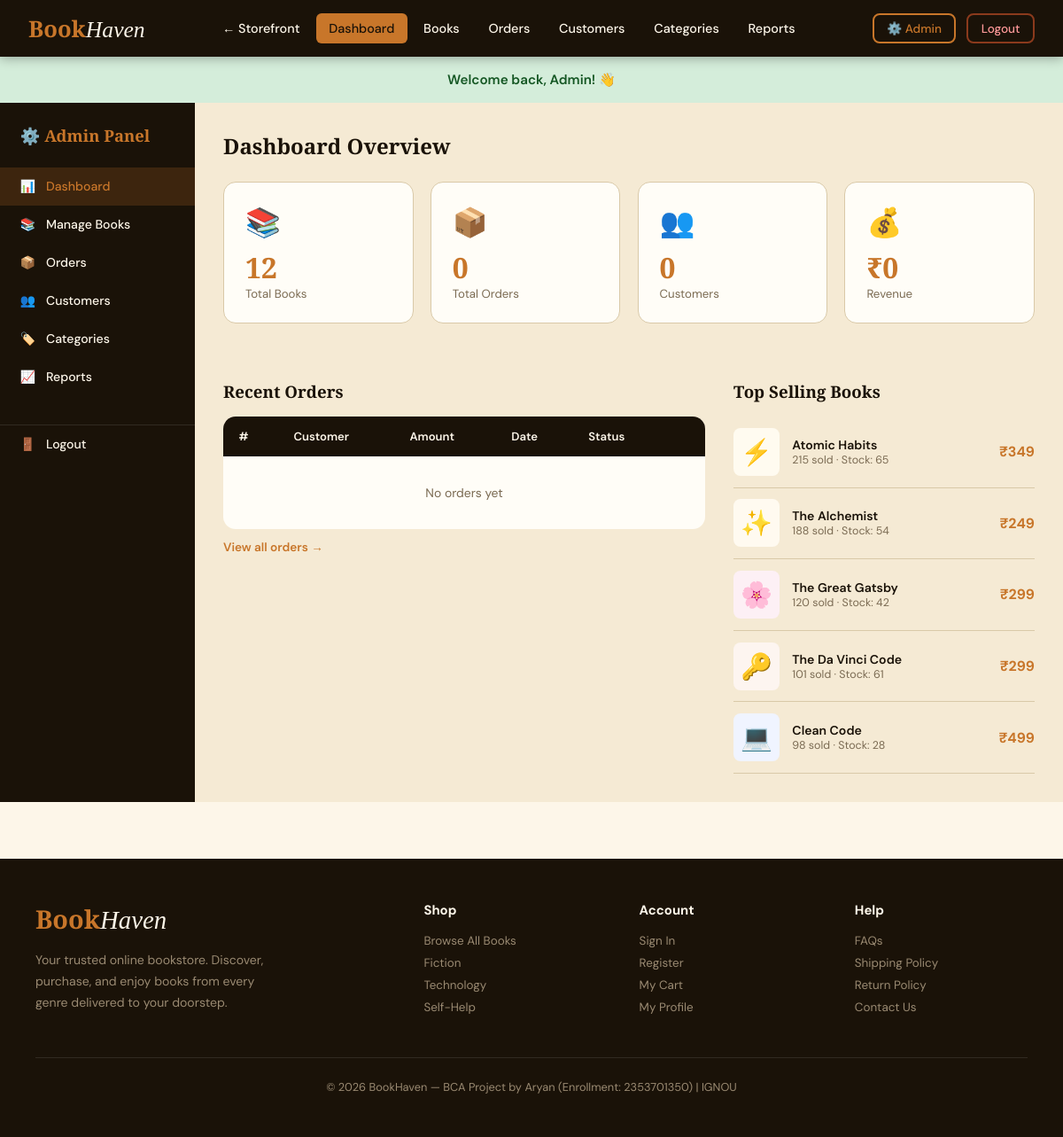
Page /bookhaven/admin/index.php (signed in) on the committed database.
### tables this page shows
CREATE TABLE IF NOT EXISTS books (
    book_id         INT AUTO_INCREMENT PRIMARY KEY,
    title           VARCHAR(255) NOT NULL,
    author          VARCHAR(255) NOT NULL,
    c_id            INT,
    price           DECIMAL(10,2) NOT NULL,
    original_price  DECIMAL(10,2),
    stock           INT DEFAULT 0,
    rating          DECIMAL(2,1) DEFAULT 4.0,
    description     TEXT,
    publisher       VARCHAR(255),
    cover_icon      VARCHAR(10) DEFAULT '📚',
    cover_bg        VARCHAR(20) DEFAULT '#f5f5f5',
    badge           VARCHAR(50) DEFAULT '',
    sold            INT DEFAULT 0,
    created_at      DATETIME DEFAULT CURRENT_TIMESTAMP,
    FOREIGN KEY (c_id) REFERENCES categories(c_id) ON DELETE SET NULL
);

### bookhaven/admin/index.php (the view, shortened to what this page needs)
<?php
require_once 'header.php';
$totalBooks     = $conn->query("SELECT COUNT(*) as c FROM books")->fetch_assoc()['c'];
$totalOrders    = $conn->query("SELECT COUNT(*) as c FROM orders")->fetch_assoc()['c'];
$totalCustomers = $conn->query("SELECT COUNT(*) as c FROM users WHERE user_type='customer'")->fetch_assoc()['c'];
$totalRevenue   = $conn->query("SELECT SUM(total_amount) as s FROM orders WHERE status!='Cancelled'")->fetch_assoc()['s'] ?? 0;
$recentOrders = $conn->query("
    SELECT o.*, u.first_name, u.last_name, u.email
    FROM orders o JOIN users u ON o.user_id=u.user_id
    ORDER BY o.order_date DESC LIMIT 8");
$topBooks = $conn->query("SELECT * FROM books ORDER BY sold DESC LIMIT 5");
?>
<div class="admin-layout">
  <div class="admin-sidebar">
    <h3>⚙️ Admin Panel</h3>
    <a class="si active" href="index.php"><span>📊</span> Dashboard</a>
    <a class="si" href="books.php"><span>📚</span> Manage Books</a>
    <a class="si" href="orders.php"><span>📦</span> Orders</a>
    <a class="si" href="customers.php"><span>👥</span> Customers</a>
    <a class="si" href="categories.php"><span>🏷️</span> Categories</a>
    <a class="si" href="reports.php"><span>📈</span> Reports</a>
    <a class="si" href="../logout.php" style="margin-top:2rem;border-top:1px solid rgba(255,255,255,.1);"><span>🚪</span> Logout</a>
  </div>
  <div class="admin-content">
    <h2 style="font-family:'Playfair Display',serif;margin-bottom:1.5rem;">Dashboard Overview</h2>
    <div class="stats-grid">
      <div class="stat-card">
        <div class="sc-icon">📚</div>
        <div class="sc-val"><?= $totalBooks ?></div>
        <div class="sc-label">Total Books</div>
      </div>
      <div class="stat-card">
        <div class="sc-icon">📦</div>
        <div class="sc-val"><?= $totalOrders ?></div>
        <div class="sc-label">Total Orders</div>
      </div>
      <div class="stat-card">
        <div class="sc-icon">👥</div>
        <div class="sc-val"><?= $totalCustomers ?></div>
        <div class="sc-label">Customers</div>
      </div>
      <div class="stat-card">
        <div class="sc-icon">💰</div>
        <div class="sc-val">₹<?= number_format($totalRevenue, 0) ?></div>
        <div class="sc-label">Revenue</div>
      </div>
    </div>
    <div style="display:grid;grid-template-columns:1.6fr 1fr;gap:2rem;align-items:start;">
      <div>
        <h3 style="font-family:'Playfair Display',serif;margin-bottom:1rem;">Recent Orders</h3>
        <table class="data-table">
          <thead>
            <tr><th>#</th><th>Customer</th><th>Amount</th><th>Date</th><th>Status</th><th></th></tr>
          </thead>
          <tbody>
            <?php if($recentOrders->num_rows === 0): ?>
              <tr><td colspan="6" style="text-align:center;color:var(--muted);padding:2rem;">No orders yet</td></tr>
            <?php endif; ?>
          </tbody>
        </table>
        <a href="orders.php" style="color:var(--amber);font-size:.85rem;font-weight:600;display:block;margin-top:.75rem;">View all orders →</a>
      </div>
      <div>
        <h3 style="font-family:'Playfair Display',serif;margin-bottom:1rem;">Top Selling Books</h3>
        <?php while($b = $topBooks->fetch_assoc()): ?>
          <div style="display:flex;align-items:center;gap:.9rem;padding:.8rem 0;border-bottom:1px solid var(--border);">
            <div style="font-size:1.8rem;background:<?= $b['cover_bg'] ?>;padding:.5rem;border-radius:8px;"><?= $b['cover_icon'] ?></div>
            <div style="flex:1;">
              <div style="font-weight:600;font-size:.88rem;"><?= htmlspecialchars($b['title']) ?></div>
              <div style="color:var(--muted);font-size:.78rem;"><?= $b['sold'] ?> sold · Stock: <?= $b['stock'] ?></div>
            </div>
            <div style="font-weight:700;color:var(--amber);">₹<?= number_format($b['price'], 0) ?></div>
          </div>
        <?php endwhile; ?>
      </div>
    </div>
  </div>
</div>
<?php require_once '../includes/footer.php'; ?>

### bookhaven/assets/css/style.css (style rules this page uses)
:root { --ink: #1a1208; --paper: #fdf6e9; --cream: #f5ead4; --amber: #c8762a; --amber-light: #e8963e; --amber-pale: #faefd8; --forest: #2d5016; --rust: #8b3a1c; --muted: #7a6a52; --border: #d9c9a8; --shadow: rgba(26,18,8,0.12); --card: #fffdf7; }
* { margin:0; padding:0; box-sizing:border-box; }
body { font-family:'DM Sans',sans-serif; background:var(--paper); color:var(--ink); min-height:100vh; }
a { text-decoration:none; color:inherit; }
.admin-layout { display:grid; grid-template-columns:220px 1fr; min-height:calc(100vh - 64px); }
.admin-sidebar { background:var(--ink); color:var(--paper); padding:1.5rem 0; }
.admin-sidebar h3 { font-family:'Playfair Display',serif; font-size:1.15rem; padding:0 1.4rem; margin-bottom:1.5rem; color:var(--amber); }
.si { display:flex; align-items:center; gap:.75rem; padding:.78rem 1.4rem; cursor:pointer; transition:background .2s; font-size:.88rem; font-weight:500; }
.si:hover, .si.active { background:rgba(200,118,42,.2); color:var(--amber); }
.admin-content { padding:2rem; background:var(--cream); overflow-y:auto; }
.stats-grid { display:grid; grid-template-columns:repeat(4,1fr); gap:1.2rem; margin-bottom:2rem; }
.stat-card { background:var(--card); border:1px solid var(--border); border-radius:14px; padding:1.5rem; }
.sc-icon { font-size:2rem; margin-bottom:.5rem; }
.sc-val { font-family:'Playfair Display',serif; font-size:2rem; font-weight:700; color:var(--amber); }
.sc-label { color:var(--muted); font-size:.83rem; }
.data-table { width:100%; border-collapse:collapse; background:var(--card); border-radius:14px; overflow:hidden; }
.data-table th { background:var(--ink); color:var(--paper); padding:.88rem 1.1rem; text-align:left; font-size:.82rem; font-weight:600; }
.data-table td { padding:.82rem 1.1rem; border-bottom:1px solid var(--border); font-size:.87rem; }
.data-table tr:last-child td { border-bottom:none; }

### rows in the picture
books: cover_icon "⚡", title "Atomic Habits", sold "215", stock "65", price "349"
books: cover_icon "✨", title "The Alchemist", sold "188", stock "54", price "249"
books: cover_icon "🌸", title "The Great Gatsby", sold "120", stock "42", price "299"
books: cover_icon "🔑", title "The Da Vinci Code", sold "101", stock "61", price "299"
books: cover_icon "💻", title "Clean Code", sold "98", stock "28", price "499"

### other values in the picture
$f['msg'] "Welcome back, Admin! 👋"
$totalBooks "12"
$totalOrders "0"
$totalCustomers "0"
$totalRevenue "0"
